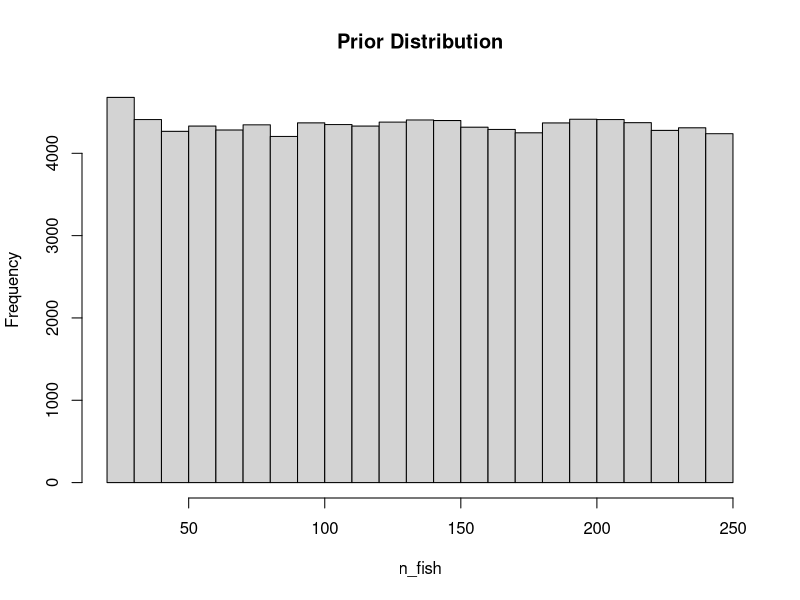
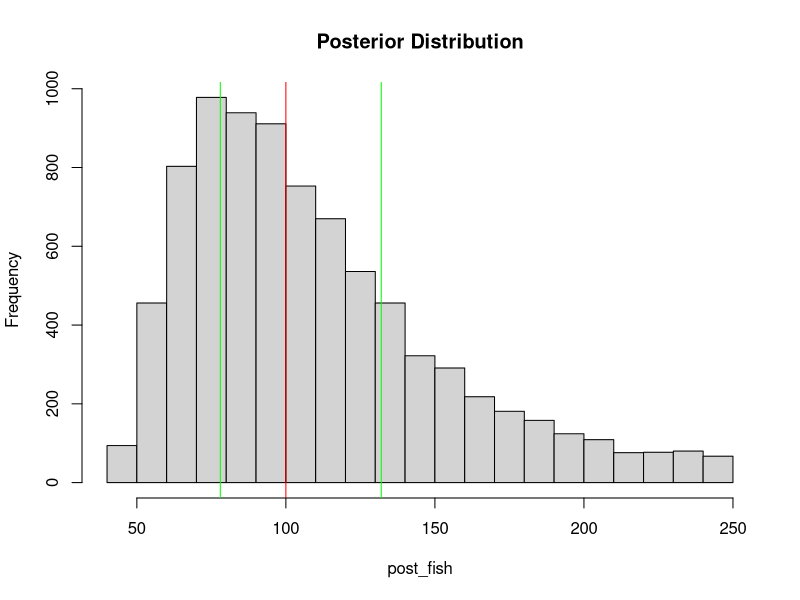
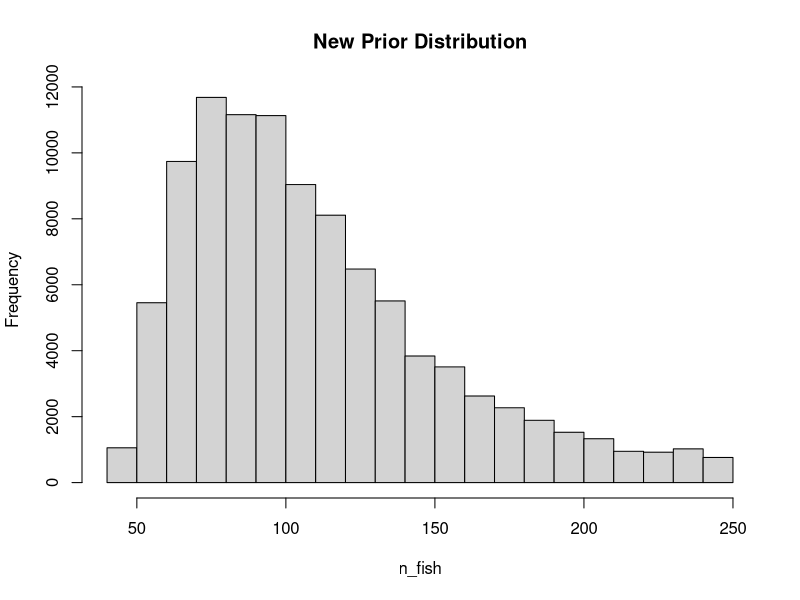
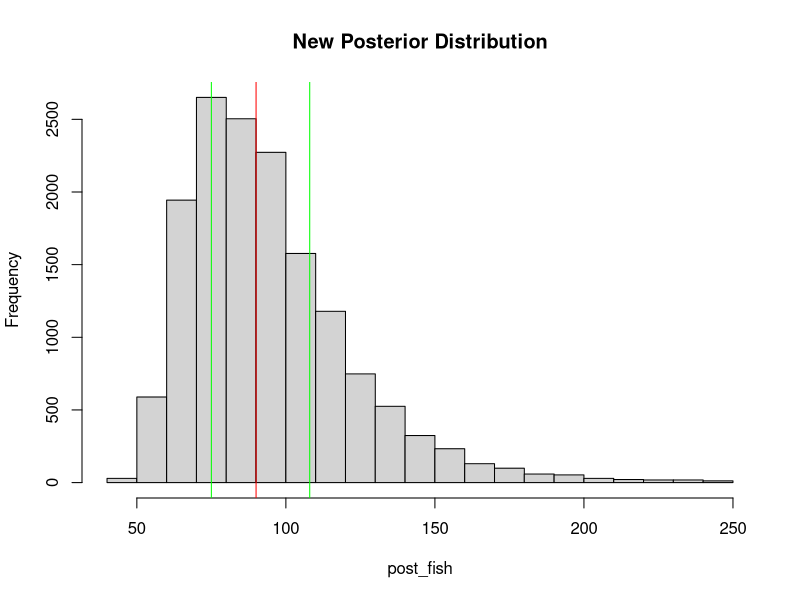

Here is the R script that generated these plots, in order:
n_draw <- 100000
n_fish <- sample(20:250, n_draw, replace = TRUE)
head(n_fish, n=10)
hist(n_fish, main="Prior Distribution")

pick_fish <- function(n_fish) { # The generative model
  fish <- rep(0:1, c(n_fish - 20, 20))
  sum(sample(fish, 20))
}


# initial draw
n_marked <- rep(NA, n_draw)
for(i in 1:n_draw) {
  n_marked[i] <- pick_fish(n_fish[i])
}
head(n_marked, n=10)

post_fish <- n_fish[n_marked == 5]
hist(post_fish, main='Posterior Distribution')
abline(v=median(post_fish), col='red')
abline(v=quantile(post_fish, probs=c(.25, .75)), col='green')


# subsequent draws; repeat to continue updating prior
n_draw <- 100000
n_fish <- sample(post_fish, n_draw, replace = TRUE)
head(n_fish, n=10)
hist(n_fish, main="New Prior Distribution")

n_marked <- rep(NA, n_draw)
for(i in 1:n_draw) {
  n_marked[i] <- pick_fish(n_fish[i])
}
head(n_marked, n=10)

post_fish <- n_fish[n_marked == 5]
hist(post_fish, main='New Posterior Distribution')
abline(v=median(post_fish), col='red')
abline(v=quantile(post_fish, probs=c(.25, .75)), col='green')